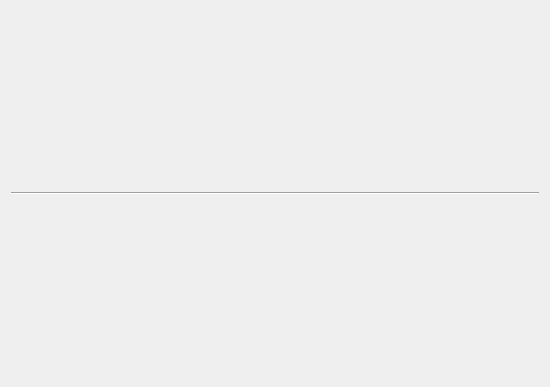
<?xml version="1.0" encoding="UTF-8"?>
<ui version="4.0">
 <class>EngraveSelector</class>
 <widget class="QWidget" name="EngraveSelector">
  <property name="geometry">
   <rect>
    <x>0</x>
    <y>0</y>
    <width>550</width>
    <height>387</height>
   </rect>
  </property>
  <property name="minimumSize">
   <size>
    <width>0</width>
    <height>0</height>
   </size>
  </property>
  <property name="maximumSize">
   <size>
    <width>16777215</width>
    <height>16777215</height>
   </size>
  </property>
  <property name="windowTitle">
   <string>Form</string>
  </property>
  <layout class="QVBoxLayout" name="verticalLayout">
   <item>
    <layout class="QGridLayout" name="gridEngraving"/>
   </item>
   <item>
    <widget class="Line" name="line">
     <property name="orientation">
      <enum>Qt::Horizontal</enum>
     </property>
    </widget>
   </item>
   <item>
    <layout class="QGridLayout" name="gridClassEngraving"/>
   </item>
  </layout>
 </widget>
 <resources/>
 <connections/>
</ui>
